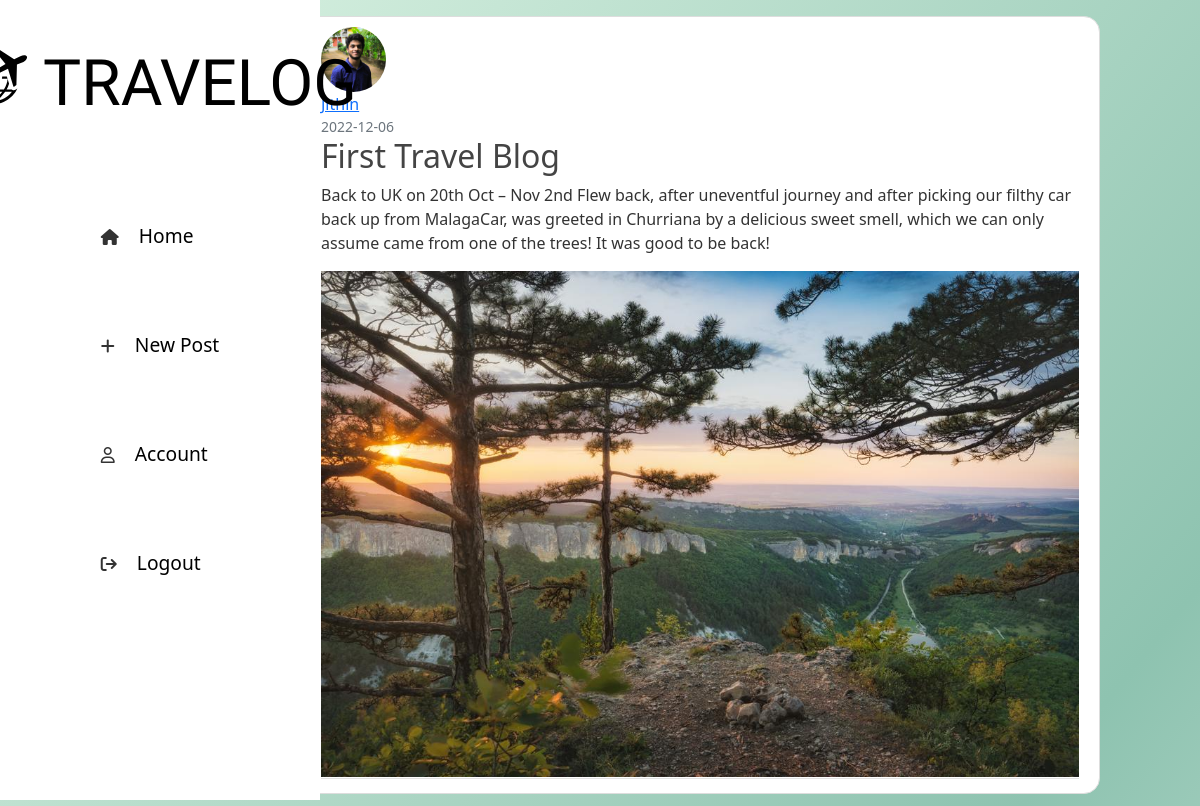
/post/1, run on the app's committed database.
### app/models.py (models this page shows, shortened)
class User(db.Model, UserMixin):
    id=db.Column(db.Integer, primary_key=True)
    username = db.Column(db.String(20), nullable=False)
    email = db.Column(db.String(120), unique=True, nullable=True)
    image_file = db.Column(db.String(20), nullable=False, default='default.jpg')
    password = db.Column(db.String(80), nullable=False)
    posts = db.relationship('Post', backref='author', lazy=True)

class Post(db.Model):
    id = db.Column(db.Integer, primary_key=True)
    title = db.Column(db.String(100), nullable=False)
    date_posted = db.Column(db.DateTime, nullable=False, default=datetime.utcnow)
    content = db.Column(db.Text, nullable=False)
    user_id = db.Column(db.Integer, db.ForeignKey('user.id'), nullable=False)
    blog_image = db.Column(db.String(20), nullable=False, default='default-blog.png')

### app/routes.py (the view)
@app.route("/post/<int:post_id>")
def post(post_id):
    post = Post.query.get_or_404(post_id)
    return render_template('post.html', title=post.title, post=post)

### app/templates/post.html (shortened to what this page needs)
{% extends "layout.html" %}
{% block content %}
<article class="media content-section">
    <img class="rounded-circle article-img"
        src="{{ url_for('static', filename='profile-pics/' + post.author.image_file) }}">
    <div class="media-body">
        <div class="article-metadata">
            <a class="mr-2" href="#">{{ post.author.username }}</a>
            <small class="text-muted">{{ post.date_posted.strftime('%Y-%m-%d') }}</small>
            <h2 class="article-title">{{ post.title }}</h2>
            <p class="article-content">{{ post.content }}</p>
            <img class="" src="../static/blog-pics/{{post.blog_image}}"/>
        </div>
    </div>
</article>
{% endblock content %}

### app/static/main.css (style rules this page uses)
body { background: linear-gradient(129deg, #def5e5, #8ec3b0, #ffffff); background-size: 180% 180%; min-height: 100vh; animation: gradient-animation 12s ease infinite; background-repeat: no-repeat; color: #333333; margin-top: 1rem; }
h1, h2, h3, h4, h5, h6 { color: #444444; }
.content-section { background: #ffffff; padding: 10px 20px; border: 1px solid #dddddd; border-radius: 3px; margin-bottom: 20px; border-radius: 1rem; width: 50rem; }
.article-title { color: #444444; }
.article-content { white-space: pre-line; }
.article-img { height: 65px; width: 65px; margin-right: 16px; }
.article-metadata { display: flex; flex-direction: column; padding-bottom: 1px; margin-bottom: 4px; border-bottom: 1px solid #e3e3e3 }
.article-content { display: flex; gap: 1rem; }

### data on the page
User: image_file (picture), author.username "Jithin"
Post: date_posted "2022-12-06", title "First Travel Blog", content "Back to UK on 20th Oct – Nov 2nd Flew back, after uneventful journey and after picking our filthy car back up from MalagaCar, was greeted in Churriana by a delicious sweet smell, which we can only assume came from one of the trees! It was good to be back!", blog_image (picture)
